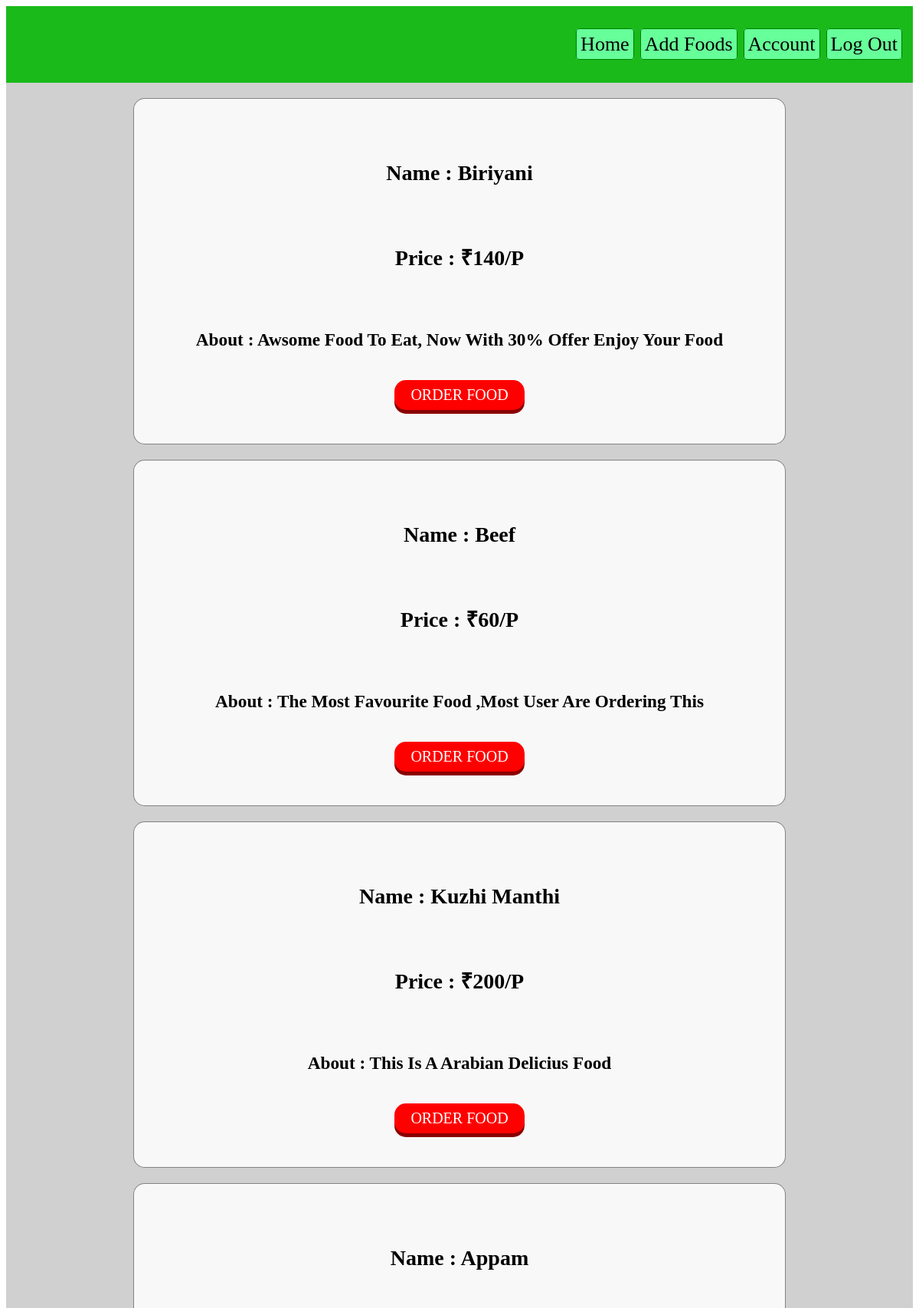
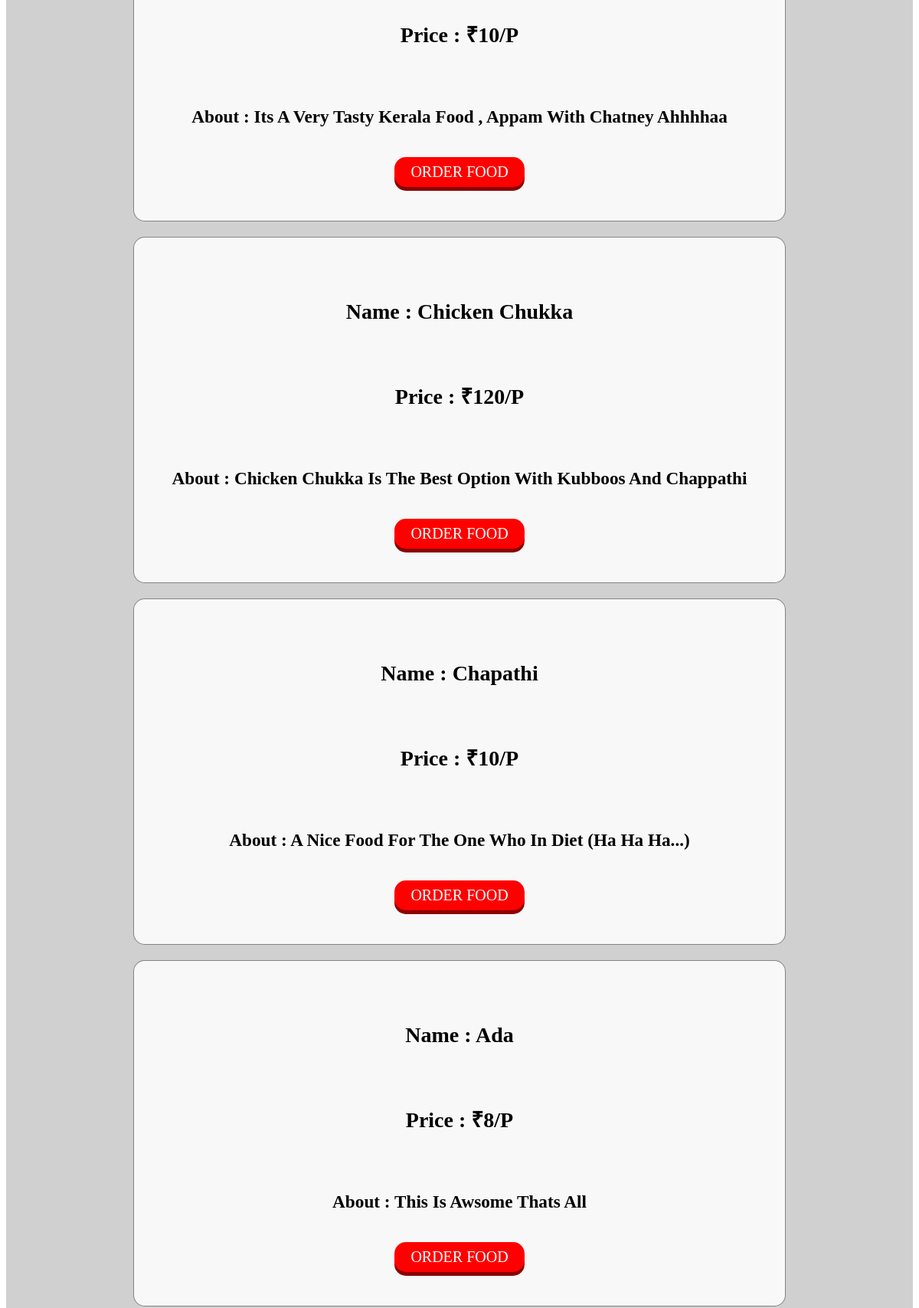
The page /customer/ (signed in, upper part) on the database its author committed (2 pictures, top to bottom).
### restaurant/models.py (models this page shows, shortened)
class Foods(models.Model):
	Name = models.CharField(max_length=50)
	Price = models.IntegerField()
	Discription = models.CharField(max_length=250)
	Pub_date = models.DateField(auto_now_add=True)
	category = models.ManyToManyField('Category', related_name = 'item')

### customer/views.py (the view)
# urls.py: path('' , CustomerView.as_view() , name = 'chome'),
class CustomerView(ListView):
	model = Foods
	template_name = 'customer/chome.html'

### customer/templates/customer/chome.html (shortened to what this page needs)
{% extends 'customer/cBase.html'  %}
{% load static %}
{% block content %}
<link rel="stylesheet" type="text/css" href="{% static  '/home.css' %}">
{% if user.is_authenticated%}
<div class="home_cls_main">
	{% for food in object_list %}
		<div class="home_cls">
			<div id="name">
				<h4>Name : {{food.Name}}</h4>
			</div>
			<div id="price">
				<h4>Price : ₹{{food.Price}}/p</h4>
			</div>
			<div id="about">
				<h5>About : {{food.Discription}}</h5>
			</div>
			<a id="delete" href="{% url 'order' %}" title="">Order Food</a>
		</div>
	{% endfor %}
</div>
{% endif %}
{% endblock %}

### restaurant/static/home.css (style rules this page uses)
.home_cls_main { font-family: Georgia; font-size: 24px; display: flex; flex-direction: column; justify-content: center; background-color: rgba(100, 100, 100,0.3 ); }
.home_cls { display: flex; flex-direction: column; justify-content: center; background: rgba(255, 255, 255, 0.85); backdrop-filter: blur(10px); border-radius: 15px; border: 1px solid rgba(43, 43, 43, 0.568); height: 450px; width: 850px; margin-left:auto ; margin-right:auto ; margin-top: 20px; }
#name { display: flex; justify-content: center; font-family: Times New Roman; text-transform: capitalize; text-decoration: none; font-size: 28px; }
#price { display: flex; justify-content: center; font-family: Times New Roman; text-transform: capitalize; text-decoration: none; font-size: 28px; }
#about { display: flex; justify-content: center; font-family: Times New Roman; text-transform: capitalize; text-decoration: none; font-size: 28px; }
#delete { color: black; text-decoration: none; display: flex; justify-content: center; margin-left: 40%; margin-right: 40%; border-radius: 15px; font-size: 20px; font-family: Impact; background-color: red; box-shadow: 0 5px 0 darkred; color: white; padding: 8px 2px; position: relative; text-transform: uppercase; }

### rows shown on the page
Foods: Name "Biriyani", Price "140", Discription "Awsome Food To Eat, Now With 30% Offer Enjoy Your Food"
Foods: Name "Beef", Price "60", Discription "The Most Favourite Food ,most User Are Ordering This"
Foods: Name "Kuzhi Manthi", Price "200", Discription "This Is A Arabian Delicius Food"
Foods: Name "Appam", Price "10", Discription "Its A Very Tasty Kerala Food , Appam With Chatney Ahhhhaa"
Foods: Name "Chicken Chukka", Price "120", Discription "Chicken Chukka Is The Best Option With Kubboos And Chappathi"
Foods: Name "Chapathi", Price "10", Discription "A Nice Food For The One Who In Diet (Ha Ha Ha...)"
Foods: Name "Ada", Price "8", Discription "This Is Awsome Thats All"
